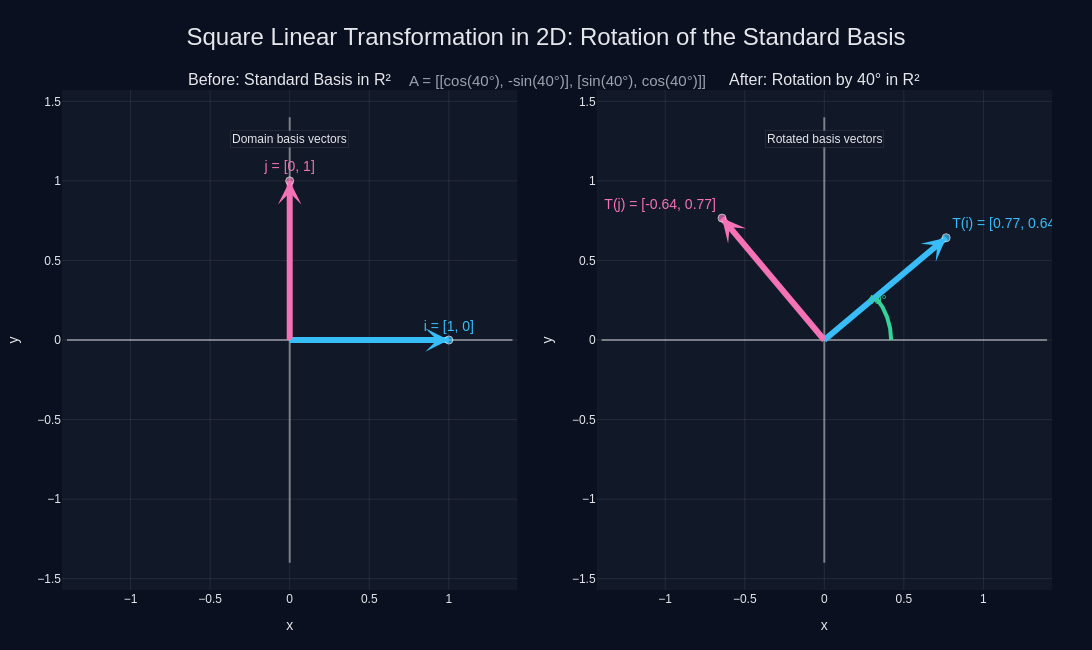

The notebook cell saved with this chart:
### Markdown cell above
# square matrix 
linear transformation

### Code cell
import numpy as np
import plotly.graph_objects as go
from plotly.subplots import make_subplots

# --------------------------------
# Rotation in R^2
# --------------------------------
theta_deg = 40
theta = np.deg2rad(theta_deg)

A = np.array([
    [np.cos(theta), -np.sin(theta)],
    [np.sin(theta),  np.cos(theta)]
])

# Standard basis vectors
i = np.array([1.0, 0.0])
j = np.array([0.0, 1.0])

# Transformed basis vectors
Ti = A @ i
Tj = A @ j

# --------------------------------
# Colors / style
# --------------------------------
bg = "#0b1020"
panel = "#111827"
grid = "rgba(255,255,255,0.08)"
axis_color = "rgba(255,255,255,0.42)"
text = "#e5e7eb"
muted = "#9ca3af"
blue = "#38bdf8"
pink = "#f472b6"
green = "#34d399"

# --------------------------------
# Subplots
# --------------------------------
fig = make_subplots(
    rows=1, cols=2,
    specs=[[{"type": "xy"}, {"type": "xy"}]],
    horizontal_spacing=0.08,
    subplot_titles=(
        "Before: Standard Basis in R²",
        f"After: Rotation by {theta_deg}° in R²"
    )
)

# --------------------------------
# Helper: add 2D vector with arrow
# --------------------------------
def add_vector(fig, col, vec, color, label, textpos="top center"):
    x, y = vec[0], vec[1]

    fig.add_trace(
        go.Scatter(
            x=[0, x], y=[0, y],
            mode="lines+markers+text",
            line=dict(color=color, width=6),
            marker=dict(size=[0, 8], color=color),
            text=["", label],
            textposition=textpos,
            textfont=dict(size=14, color=color),
            hovertemplate=f"{label}<extra></extra>",
            showlegend=False
        ),
        row=1, col=col
    )

    # arrowhead
    fig.add_annotation(
        x=x, y=y,
        ax=0, ay=0,
        xref=f"x{col}" if col > 1 else "x",
        yref=f"y{col}" if col > 1 else "y",
        axref=f"x{col}" if col > 1 else "x",
        ayref=f"y{col}" if col > 1 else "y",
        text="",
        showarrow=True,
        arrowhead=3,
        arrowsize=1.4,
        arrowwidth=2.8,
        arrowcolor=color
    )

# --------------------------------
# Draw axes in each subplot
# --------------------------------
for c in [1, 2]:
    fig.add_trace(
        go.Scatter(
            x=[-1.4, 1.4], y=[0, 0],
            mode="lines",
            line=dict(color=axis_color, width=2),
            hoverinfo="skip",
            showlegend=False
        ),
        row=1, col=c
    )
    fig.add_trace(
        go.Scatter(
            x=[0, 0], y=[-1.4, 1.4],
            mode="lines",
            line=dict(color=axis_color, width=2),
            hoverinfo="skip",
            showlegend=False
        ),
        row=1, col=c
    )

# --------------------------------
# Left: original basis
# --------------------------------
add_vector(fig, 1, i, blue, "i = [1, 0]")
add_vector(fig, 1, j, pink, "j = [0, 1]")

# --------------------------------
# Right: rotated basis
# --------------------------------
add_vector(fig, 2, Ti, blue, f"T(i) = [{Ti[0]:.2f}, {Ti[1]:.2f}]", "top right")
add_vector(fig, 2, Tj, pink, f"T(j) = [{Tj[0]:.2f}, {Tj[1]:.2f}]", "top left")

# Optional rotation arc in second plot
arc_t = np.linspace(0, theta, 80)
arc_r = 0.42
arc_x = arc_r * np.cos(arc_t)
arc_y = arc_r * np.sin(arc_t)

fig.add_trace(
    go.Scatter(
        x=arc_x, y=arc_y,
        mode="lines",
        line=dict(color=green, width=4, dash="solid"),
        hoverinfo="skip",
        showlegend=False
    ),
    row=1, col=2
)

fig.add_annotation(
    x=arc_x[-1], y=arc_y[-1],
    ax=arc_x[-6], ay=arc_y[-6],
    xref="x2", yref="y2",
    axref="x2", ayref="y2",
    text=f"{theta_deg}°",
    showarrow=True,
    arrowhead=2,
    arrowsize=1.2,
    arrowwidth=2.2,
    arrowcolor=green,
    font=dict(size=13, color=green)
)

# --------------------------------
# Layout
# --------------------------------
fig.update_layout(
    title=dict(
        text="Square Linear Transformation in 2D: Rotation of the Standard Basis",
        x=0.5,
        font=dict(size=24, color=text)
    ),
    paper_bgcolor=bg,
    plot_bgcolor=panel,
    font=dict(family="Arial", color=text),
    width=1300,
    height=650,
    margin=dict(l=40, r=40, t=90, b=60),
    annotations=list(fig.layout.annotations) + [
        dict(
            text=(
                f"A = [[cos({theta_deg}°), -sin({theta_deg}°)], "
                f"[sin({theta_deg}°), cos({theta_deg}°)]]"
            ),
            x=0.5, y=1.04, xref="paper", yref="paper",
            showarrow=False,
            font=dict(size=15, color=muted)
        ),
        dict(
            text="Domain basis vectors",
            x=0.17, y=0.92, xref="paper", yref="paper",
            showarrow=False,
            bgcolor="rgba(17,24,39,0.90)",
            bordercolor="rgba(255,255,255,0.08)",
            borderwidth=1,
            font=dict(size=12, color=text)
        ),
        dict(
            text="Rotated basis vectors",
            x=0.83, y=0.92, xref="paper", yref="paper",
            showarrow=False,
            bgcolor="rgba(17,24,39,0.90)",
            bordercolor="rgba(255,255,255,0.08)",
            borderwidth=1,
            font=dict(size=12, color=text)
        )
    ]
)

# --------------------------------
# Axis formatting
# --------------------------------
for c in [1, 2]:
    fig.update_xaxes(
        row=1, col=c,
        range=[-1.4, 1.4],
        showgrid=True,
        gridcolor=grid,
        zeroline=False,
        showline=False,
        title_text="x",
        color=text
    )
    fig.update_yaxes(
        row=1, col=c,
        range=[-1.4, 1.4],
        showgrid=True,
        gridcolor=grid,
        zeroline=False,
        showline=False,
        scaleanchor=f"x{c}" if c > 1 else "x",
        scaleratio=1,
        title_text="y",
        color=text
    )

fig.show()

### Figure 1 — Plotly figure (JSON) as saved in the notebook; plotly's stock layout.template omitted (floating-point values rounded to 4 significant figures)
{"data": [{"hoverinfo": "skip", "line": {"color": "rgba(255,255,255,0.42)", "width": 2}, "mode": "lines", "showlegend": false, "type": "scatter", "x": [-1.4, 1.4], "xaxis": "x", "y": [0, 0], "yaxis": "y"}, {"hoverinfo": "skip", "line": {"color": "rgba(255,255,255,0.42)", "width": 2}, "mode": "lines", "showlegend": false, "type": "scatter", "x": [0, 0], "xaxis": "x", "y": [-1.4, 1.4], "yaxis": "y"}, {"hoverinfo": "skip", "line": {"color": "rgba(255,255,255,0.42)", "width": 2}, "mode": "lines", "showlegend": false, "type": "scatter", "x": [-1.4, 1.4], "xaxis": "x2", "y": [0, 0], "yaxis": "y2"}, {"hoverinfo": "skip", "line": {"color": "rgba(255,255,255,0.42)", "width": 2}, "mode": "lines", "showlegend": false, "type": "scatter", "x": [0, 0], "xaxis": "x2", "y": [-1.4, 1.4], "yaxis": "y2"}, {"hovertemplate": "i = [1, 0]<extra></extra>", "line": {"color": "#38bdf8", "width": 6}, "marker": {"color": "#38bdf8", "size": [0, 8]}, "mode": "lines+markers+text", "showlegend": false, "text": ["", "i = [1, 0]"], "textfont": {"color": "#38bdf8", "size": 14}, "textposition": "top center", "type": "scatter", "x": [0, 1], "xaxis": "x", "y": [0, 0], "yaxis": "y"}, {"hovertemplate": "j = [0, 1]<extra></extra>", "line": {"color": "#f472b6", "width": 6}, "marker": {"color": "#f472b6", "size": [0, 8]}, "mode": "lines+markers+text", "showlegend": false, "text": ["", "j = [0, 1]"], "textfont": {"color": "#f472b6", "size": 14}, "textposition": "top center", "type": "scatter", "x": [0, 0], "xaxis": "x", "y": [0, 1], "yaxis": "y"}, {"hovertemplate": "T(i) = [0.77, 0.64]<extra></extra>", "line": {"color": "#38bdf8", "width": 6}, "marker": {"color": "#38bdf8", "size": [0, 8]}, "mode": "lines+markers+text", "showlegend": false, "text": ["", "T(i) = [0.77, 0.64]"], "textfont": {"color": "#38bdf8", "size": 14}, "textposition": "top right", "type": "scatter", "x": [0, 0.766], "xaxis": "x2", "y": [0, 0.6428], "yaxis": "y2"}, {"hovertemplate": "T(j) = [-0.64, 0.77]<extra></extra>", "line": {"color": "#f472b6", "width": 6}, "marker": {"color": "#f472b6", "size": [0, 8]}, "mode": "lines+markers+text", "showlegend": false, "text": ["", "T(j) = [-0.64, 0.77]"], "textfont": {"color": "#f472b6", "size": 14}, "textposition": "top left", "type": "scatter", "x": [0, -0.6428], "xaxis": "x2", "y": [0, 0.766], "yaxis": "y2"}, {"hoverinfo": "skip", "line": {"color": "#34d399", "dash": "solid", "width": 4}, "mode": "lines", "showlegend": false, "type": "scatter", "x": [0.42, 0.42, 0.4199, 0.4199, 0.4197, 0.4196, 0.4194, 0.4192, 0.419, 0.4187, 0.4184, 0.418, 0.4176, 0.4172, 0.4168, 0.4163, 0.4158, 0.4153, 0.4147, 0.4141, 0.4135, 0.4128, 0.4121, 0.4114, 0.4106, 0.4098, 0.409, 0.4081, 0.4072, 0.4063, 0.4053, 0.4043, 0.4033, 0.4023, 0.4012, 0.4001, 0.3989, 0.3977, 0.3965, 0.3953, 0.394, 0.3927, 0.3914, 0.39, 0.3886, 0.3872, 0.3858, 0.3843, 0.3828, 0.3812, 0.3797, 0.3781, 0.3764, 0.3748, 0.3731, 0.3714, 0.3696, 0.3678, 0.366, 0.3642, 0.3623, 0.3604, 0.3585, 0.3566, 0.3546, 0.3526, 0.3506, 0.3485, 0.3464, 0.3443, 0.3422, 0.34, 0.3378, 0.3356, 0.3333, 0.3311, 0.3288, 0.3265, 0.3241, 0.3217], "xaxis": "x2", "y": [0.0, 0.003712, 0.007423, 0.01113, 0.01484, 0.01855, 0.02226, 0.02596, 0.02967, 0.03337, 0.03707, 0.04076, 0.04446, 0.04814, 0.05183, 0.05551, 0.05919, 0.06286, 0.06653, 0.07019, 0.07385, 0.0775, 0.08114, 0.08478, 0.08841, 0.09204, 0.09565, 0.09926, 0.1029, 0.1065, 0.11, 0.1136, 0.1172, 0.1208, 0.1243, 0.1278, 0.1314, 0.1349, 0.1384, 0.1419, 0.1454, 0.1489, 0.1523, 0.1558, 0.1592, 0.1627, 0.1661, 0.1695, 0.1729, 0.1762, 0.1796, 0.1829, 0.1863, 0.1896, 0.1929, 0.1962, 0.1995, 0.2027, 0.206, 0.2092, 0.2124, 0.2156, 0.2188, 0.2219, 0.2251, 0.2282, 0.2313, 0.2344, 0.2375, 0.2405, 0.2436, 0.2466, 0.2496, 0.2525, 0.2555, 0.2584, 0.2613, 0.2642, 0.2671, 0.27], "yaxis": "y2"}], "layout": {"annotations": [{"font": {"size": 16}, "showarrow": false, "text": "Before: Standard Basis in R²", "x": 0.23, "xanchor": "center", "xref": "paper", "y": 1, "yanchor": "bottom", "yref": "paper"}, {"font": {"size": 16}, "showarrow": false, "text": "After: Rotation by 40° in R²", "x": 0.77, "xanchor": "center", "xref": "paper", "y": 1, "yanchor": "bottom", "yref": "paper"}, {"arrowcolor": "#38bdf8", "arrowhead": 3, "arrowsize": 1.4, "arrowwidth": 2.8, "ax": 0, "axref": "x", "ay": 0, "ayref": "y", "showarrow": true, "text": "", "x": 1, "xref": "x", "y": 0, "yref": "y"}, {"arrowcolor": "#f472b6", "arrowhead": 3, "arrowsize": 1.4, "arrowwidth": 2.8, "ax": 0, "axref": "x", "ay": 0, "ayref": "y", "showarrow": true, "text": "", "x": 0, "xref": "x", "y": 1, "yref": "y"}, {"arrowcolor": "#38bdf8", "arrowhead": 3, "arrowsize": 1.4, "arrowwidth": 2.8, "ax": 0, "axref": "x2", "ay": 0, "ayref": "y2", "showarrow": true, "text": "", "x": 0.766, "xref": "x2", "y": 0.6428, "yref": "y2"}, {"arrowcolor": "#f472b6", "arrowhead": 3, "arrowsize": 1.4, "arrowwidth": 2.8, "ax": 0, "axref": "x2", "ay": 0, "ayref": "y2", "showarrow": true, "text": "", "x": -0.6428, "xref": "x2", "y": 0.766, "yref": "y2"}, {"arrowcolor": "#34d399", "arrowhead": 2, "arrowsize": 1.2, "arrowwidth": 2.2, "ax": 0.3333, "axref": "x2", "ay": 0.2555, "ayref": "y2", "font": {"color": "#34d399", "size": 13}, "showarrow": true, "text": "40°", "x": 0.3217, "xref": "x2", "y": 0.27, "yref": "y2"}, {"font": {"color": "#9ca3af", "size": 15}, "showarrow": false, "text": "A = [[cos(40°), -sin(40°)], [sin(40°), cos(40°)]]", "x": 0.5, "xref": "paper", "y": 1.04, "yref": "paper"}, {"bgcolor": "rgba(17,24,39,0.90)", "bordercolor": "rgba(255,255,255,0.08)", "borderwidth": 1, "font": {"color": "#e5e7eb", "size": 12}, "showarrow": false, "text": "Domain basis vectors", "x": 0.17, "xref": "paper", "y": 0.92, "yref": "paper"}, {"bgcolor": "rgba(17,24,39,0.90)", "bordercolor": "rgba(255,255,255,0.08)", "borderwidth": 1, "font": {"color": "#e5e7eb", "size": 12}, "showarrow": false, "text": "Rotated basis vectors", "x": 0.83, "xref": "paper", "y": 0.92, "yref": "paper"}], "font": {"color": "#e5e7eb", "family": "Arial"}, "height": 650, "margin": {"b": 60, "l": 40, "r": 40, "t": 90}, "paper_bgcolor": "#0b1020", "plot_bgcolor": "#111827", "title": {"font": {"color": "#e5e7eb", "size": 24}, "text": "Square Linear Transformation in 2D: Rotation of the Standard Basis", "x": 0.5}, "width": 1300, "xaxis": {"anchor": "y", "color": "#e5e7eb", "domain": [0, 0.46], "gridcolor": "rgba(255,255,255,0.08)", "range": [-1.4, 1.4], "showgrid": true, "showline": false, "title": {"text": "x"}, "zeroline": false}, "xaxis2": {"anchor": "y2", "color": "#e5e7eb", "domain": [0.54, 1], "gridcolor": "rgba(255,255,255,0.08)", "range": [-1.4, 1.4], "showgrid": true, "showline": false, "title": {"text": "x"}, "zeroline": false}, "yaxis": {"anchor": "x", "color": "#e5e7eb", "domain": [0, 1], "gridcolor": "rgba(255,255,255,0.08)", "range": [-1.4, 1.4], "scaleanchor": "x", "scaleratio": 1, "showgrid": true, "showline": false, "title": {"text": "y"}, "zeroline": false}, "yaxis2": {"anchor": "x2", "color": "#e5e7eb", "domain": [0, 1], "gridcolor": "rgba(255,255,255,0.08)", "range": [-1.4, 1.4], "scaleanchor": "x2", "scaleratio": 1, "showgrid": true, "showline": false, "title": {"text": "y"}, "zeroline": false}}}
